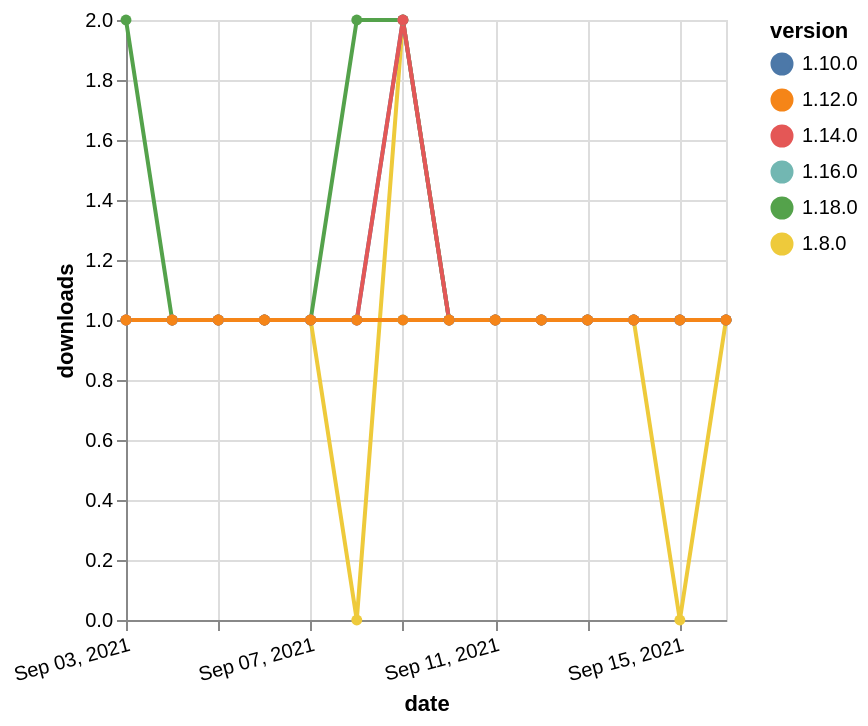

Source (Vega-Lite JSON):
### Vega-Lite specification from a JSON file in a GitHub repository (floating-point values rounded to 4 significant figures)
{"$schema": "https://vega.github.io/schema/vega-lite/v5.json", "description": "A simple bar chart with embedded data.", "data": {"values": [{"date": "2021-09-03", "total": 121, "delta": 2, "version": "1.18.0"}, {"date": "2021-09-04", "total": 122, "delta": 1, "version": "1.18.0"}, {"date": "2021-09-05", "total": 123, "delta": 1, "version": "1.18.0"}, {"date": "2021-09-06", "total": 124, "delta": 1, "version": "1.18.0"}, {"date": "2021-09-07", "total": 125, "delta": 1, "version": "1.18.0"}, {"date": "2021-09-08", "total": 127, "delta": 2, "version": "1.18.0"}, {"date": "2021-09-09", "total": 129, "delta": 2, "version": "1.18.0"}, {"date": "2021-09-10", "total": 130, "delta": 1, "version": "1.18.0"}, {"date": "2021-09-11", "total": 131, "delta": 1, "version": "1.18.0"}, {"date": "2021-09-12", "total": 132, "delta": 1, "version": "1.18.0"}, {"date": "2021-09-13", "total": 133, "delta": 1, "version": "1.18.0"}, {"date": "2021-09-14", "total": 134, "delta": 1, "version": "1.18.0"}, {"date": "2021-09-15", "total": 135, "delta": 1, "version": "1.18.0"}, {"date": "2021-09-16", "total": 136, "delta": 1, "version": "1.18.0"}, {"date": "2021-09-03", "total": 238, "delta": 1, "version": "1.8.0"}, {"date": "2021-09-04", "total": 239, "delta": 1, "version": "1.8.0"}, {"date": "2021-09-05", "total": 240, "delta": 1, "version": "1.8.0"}, {"date": "2021-09-06", "total": 241, "delta": 1, "version": "1.8.0"}, {"date": "2021-09-07", "total": 242, "delta": 1, "version": "1.8.0"}, {"date": "2021-09-08", "total": 242, "delta": 0, "version": "1.8.0"}, {"date": "2021-09-09", "total": 244, "delta": 2, "version": "1.8.0"}, {"date": "2021-09-10", "total": 245, "delta": 1, "version": "1.8.0"}, {"date": "2021-09-11", "total": 246, "delta": 1, "version": "1.8.0"}, {"date": "2021-09-12", "total": 247, "delta": 1, "version": "1.8.0"}, {"date": "2021-09-13", "total": 248, "delta": 1, "version": "1.8.0"}, {"date": "2021-09-14", "total": 249, "delta": 1, "version": "1.8.0"}, {"date": "2021-09-15", "total": 249, "delta": 0, "version": "1.8.0"}, {"date": "2021-09-16", "total": 250, "delta": 1, "version": "1.8.0"}, {"date": "2021-09-03", "total": 289, "delta": 1, "version": "1.10.0"}, {"date": "2021-09-04", "total": 290, "delta": 1, "version": "1.10.0"}, {"date": "2021-09-05", "total": 291, "delta": 1, "version": "1.10.0"}, {"date": "2021-09-06", "total": 292, "delta": 1, "version": "1.10.0"}, {"date": "2021-09-07", "total": 293, "delta": 1, "version": "1.10.0"}, {"date": "2021-09-08", "total": 294, "delta": 1, "version": "1.10.0"}, {"date": "2021-09-09", "total": 296, "delta": 2, "version": "1.10.0"}, {"date": "2021-09-10", "total": 297, "delta": 1, "version": "1.10.0"}, {"date": "2021-09-11", "total": 298, "delta": 1, "version": "1.10.0"}, {"date": "2021-09-12", "total": 299, "delta": 1, "version": "1.10.0"}, {"date": "2021-09-13", "total": 300, "delta": 1, "version": "1.10.0"}, {"date": "2021-09-14", "total": 301, "delta": 1, "version": "1.10.0"}, {"date": "2021-09-15", "total": 302, "delta": 1, "version": "1.10.0"}, {"date": "2021-09-16", "total": 303, "delta": 1, "version": "1.10.0"}, {"date": "2021-09-03", "total": 172, "delta": 1, "version": "1.16.0"}, {"date": "2021-09-04", "total": 173, "delta": 1, "version": "1.16.0"}, {"date": "2021-09-05", "total": 174, "delta": 1, "version": "1.16.0"}, {"date": "2021-09-06", "total": 175, "delta": 1, "version": "1.16.0"}, {"date": "2021-09-07", "total": 176, "delta": 1, "version": "1.16.0"}, {"date": "2021-09-08", "total": 177, "delta": 1, "version": "1.16.0"}, {"date": "2021-09-09", "total": 178, "delta": 1, "version": "1.16.0"}, {"date": "2021-09-10", "total": 179, "delta": 1, "version": "1.16.0"}, {"date": "2021-09-11", "total": 180, "delta": 1, "version": "1.16.0"}, {"date": "2021-09-12", "total": 181, "delta": 1, "version": "1.16.0"}, {"date": "2021-09-13", "total": 182, "delta": 1, "version": "1.16.0"}, {"date": "2021-09-14", "total": 183, "delta": 1, "version": "1.16.0"}, {"date": "2021-09-15", "total": 184, "delta": 1, "version": "1.16.0"}, {"date": "2021-09-16", "total": 185, "delta": 1, "version": "1.16.0"}, {"date": "2021-09-03", "total": 149, "delta": 1, "version": "1.14.0"}, {"date": "2021-09-04", "total": 150, "delta": 1, "version": "1.14.0"}, {"date": "2021-09-05", "total": 151, "delta": 1, "version": "1.14.0"}, {"date": "2021-09-06", "total": 152, "delta": 1, "version": "1.14.0"}, {"date": "2021-09-07", "total": 153, "delta": 1, "version": "1.14.0"}, {"date": "2021-09-08", "total": 154, "delta": 1, "version": "1.14.0"}, {"date": "2021-09-09", "total": 156, "delta": 2, "version": "1.14.0"}, {"date": "2021-09-10", "total": 157, "delta": 1, "version": "1.14.0"}, {"date": "2021-09-11", "total": 158, "delta": 1, "version": "1.14.0"}, {"date": "2021-09-12", "total": 159, "delta": 1, "version": "1.14.0"}, {"date": "2021-09-13", "total": 160, "delta": 1, "version": "1.14.0"}, {"date": "2021-09-14", "total": 161, "delta": 1, "version": "1.14.0"}, {"date": "2021-09-15", "total": 162, "delta": 1, "version": "1.14.0"}, {"date": "2021-09-16", "total": 163, "delta": 1, "version": "1.14.0"}, {"date": "2021-09-03", "total": 176, "delta": 1, "version": "1.12.0"}, {"date": "2021-09-04", "total": 177, "delta": 1, "version": "1.12.0"}, {"date": "2021-09-05", "total": 178, "delta": 1, "version": "1.12.0"}, {"date": "2021-09-06", "total": 179, "delta": 1, "version": "1.12.0"}, {"date": "2021-09-07", "total": 180, "delta": 1, "version": "1.12.0"}, {"date": "2021-09-08", "total": 181, "delta": 1, "version": "1.12.0"}, {"date": "2021-09-09", "total": 182, "delta": 1, "version": "1.12.0"}, {"date": "2021-09-10", "total": 183, "delta": 1, "version": "1.12.0"}, {"date": "2021-09-11", "total": 184, "delta": 1, "version": "1.12.0"}, {"date": "2021-09-12", "total": 185, "delta": 1, "version": "1.12.0"}, {"date": "2021-09-13", "total": 186, "delta": 1, "version": "1.12.0"}, {"date": "2021-09-14", "total": 187, "delta": 1, "version": "1.12.0"}, {"date": "2021-09-15", "total": 188, "delta": 1, "version": "1.12.0"}, {"date": "2021-09-16", "total": 189, "delta": 1, "version": "1.12.0"}]}, "width": "container", "mark": {"type": "line", "point": {"filled": true}}, "encoding": {"x": {"field": "date", "type": "temporal", "timeUnit": "yearmonthdate", "title": "date", "axis": {"labelAngle": -15}}, "y": {"field": "delta", "type": "quantitative", "title": "downloads"}, "color": {"field": "version", "type": "nominal"}, "tooltip": {"field": "delta"}}}
